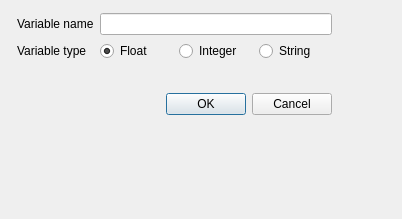
<?xml version="1.0" encoding="UTF-8"?>
<ui version="4.0">
 <class>VariableDialog</class>
 <widget class="QDialog" name="VariableDialog">
  <property name="windowModality">
   <enum>Qt::WindowModal</enum>
  </property>
  <property name="geometry">
   <rect>
    <x>0</x>
    <y>0</y>
    <width>402</width>
    <height>219</height>
   </rect>
  </property>
  <property name="windowTitle">
   <string>Variable Name and Type</string>
  </property>
  <property name="modal">
   <bool>true</bool>
  </property>
  <widget class="QWidget" name="layoutWidget">
   <property name="geometry">
    <rect>
     <x>17</x>
     <y>13</y>
     <width>315</width>
     <height>102</height>
    </rect>
   </property>
   <layout class="QVBoxLayout" name="verticalLayout">
    <item>
     <layout class="QFormLayout" name="formLayout">
      <item row="0" column="0">
       <widget class="QLabel" name="variableNameLabel">
        <property name="text">
         <string>Variable name</string>
        </property>
       </widget>
      </item>
      <item row="0" column="1">
       <widget class="QLineEdit" name="variableNameEdit"/>
      </item>
      <item row="1" column="0">
       <widget class="QLabel" name="variableTypeLabel">
        <property name="text">
         <string>Variable type</string>
        </property>
       </widget>
      </item>
      <item row="1" column="1">
       <layout class="QHBoxLayout" name="horizontalLayout">
        <item>
         <widget class="QRadioButton" name="float_radioButton">
          <property name="text">
           <string>Float</string>
          </property>
          <property name="checked">
           <bool>true</bool>
          </property>
         </widget>
        </item>
        <item>
         <widget class="QRadioButton" name="integer_radioButton">
          <property name="text">
           <string>Integer</string>
          </property>
         </widget>
        </item>
        <item>
         <widget class="QRadioButton" name="string_radioButton">
          <property name="text">
           <string>String</string>
          </property>
         </widget>
        </item>
       </layout>
      </item>
     </layout>
    </item>
    <item>
     <widget class="QDialogButtonBox" name="buttonBox">
      <property name="orientation">
       <enum>Qt::Horizontal</enum>
      </property>
      <property name="standardButtons">
       <set>QDialogButtonBox::Cancel|QDialogButtonBox::Ok</set>
      </property>
     </widget>
    </item>
   </layout>
  </widget>
 </widget>
 <resources/>
 <connections>
  <connection>
   <sender>buttonBox</sender>
   <signal>accepted()</signal>
   <receiver>VariableDialog</receiver>
   <slot>accept()</slot>
   <hints>
    <hint type="sourcelabel">
     <x>287</x>
     <y>110</y>
    </hint>
    <hint type="destinationlabel">
     <x>157</x>
     <y>133</y>
    </hint>
   </hints>
  </connection>
  <connection>
   <sender>buttonBox</sender>
   <signal>rejected()</signal>
   <receiver>VariableDialog</receiver>
   <slot>reject()</slot>
   <hints>
    <hint type="sourcelabel">
     <x>210</x>
     <y>114</y>
    </hint>
    <hint type="destinationlabel">
     <x>303</x>
     <y>164</y>
    </hint>
   </hints>
  </connection>
 </connections>
</ui>
